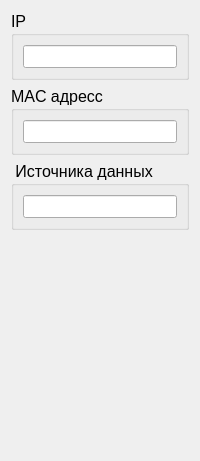
                    <widget class="QWidget" name="page_5">
                     <layout class="QVBoxLayout" name="verticalLayout_16">
                      <item>
                       <widget class="QGroupBox" name="groupBox_14">
                        <property name="font">
                         <font>
                          <pointsize>12</pointsize>
                         </font>
                        </property>
                        <property name="title">
                         <string>IP</string>
                        </property>
                        <layout class="QHBoxLayout" name="horizontalLayout_34">
                         <item>
                          <widget class="QLineEdit" name="IPLine">
                           <property name="font">
                            <font>
                             <pointsize>10</pointsize>
                            </font>
                           </property>
                           <property name="readOnly">
                            <bool>true</bool>
                           </property>
                          </widget>
                         </item>
                        </layout>
                       </widget>
                      </item>
                      <item>
                       <widget class="QGroupBox" name="groupBox_15">
                        <property name="font">
                         <font>
                          <pointsize>12</pointsize>
                         </font>
                        </property>
                        <property name="title">
                         <string>MAC адресс</string>
                        </property>
                        <layout class="QHBoxLayout" name="horizontalLayout_35">
                         <item>
                          <widget class="QLineEdit" name="MACLine">
                           <property name="font">
                            <font>
                             <pointsize>10</pointsize>
                            </font>
                           </property>
                           <property name="readOnly">
                            <bool>true</bool>
                           </property>
                          </widget>
                         </item>
                        </layout>
                       </widget>
                      </item>
                      <item>
                       <widget class="QGroupBox" name="groupBox_16">
                        <property name="font">
                         <font>
                          <pointsize>12</pointsize>
                         </font>
                        </property>
                        <property name="title">
                         <string> Источника данных</string>
                        </property>
                        <layout class="QHBoxLayout" name="horizontalLayout_36">
                         <item>
                          <widget class="QLineEdit" name="nameSenderLine">
                           <property name="font">
                            <font>
                             <pointsize>10</pointsize>
                            </font>
                           </property>
                           <property name="readOnly">
                            <bool>true</bool>
                           </property>
                          </widget>
                         </item>
                        </layout>
                       </widget>
                      </item>
                      <item>
                       <spacer name="verticalSpacer_5">
                        <property name="orientation">
                         <enum>Qt::Vertical</enum>
                        </property>
                        <property name="sizeHint" stdset="0">
                         <size>
                          <width>20</width>
                          <height>220</height>
                         </size>
                        </property>
                       </spacer>
                      </item>
                     </layout>
                    </widget>
